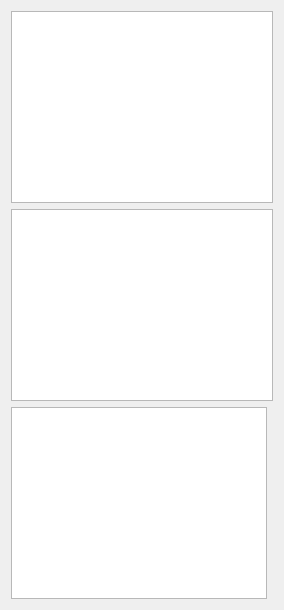
        <widget class="QWidget" name="tab_3">
         <attribute name="title">
          <string>S10 Injector</string>
         </attribute>
         <layout class="QGridLayout" name="gridLayout_5">
          <item row="0" column="0" colspan="2">
           <widget class="PyDMArchiverTimePlot" name="plot_lrtemp">
            <property name="toolTip">
             <string/>
            </property>
            <property name="showXGrid">
             <bool>true</bool>
            </property>
            <property name="yAxes">
             <stringlist>
              <string>{&quot;name&quot;: &quot;Axis 1&quot;, &quot;orientation&quot;: &quot;right&quot;, &quot;label&quot;: &quot;Temperature (F)&quot;, &quot;minRange&quot;: -1.04, &quot;maxRange&quot;: 1.04, &quot;autoRange&quot;: true, &quot;logMode&quot;: false}</string>
              <string>{&quot;name&quot;: &quot;Axis 2&quot;, &quot;orientation&quot;: &quot;left&quot;, &quot;label&quot;: &quot;Humidity (%)&quot;, &quot;minRange&quot;: -1.04, &quot;maxRange&quot;: 1.04, &quot;autoRange&quot;: true, &quot;logMode&quot;: false}</string>
             </stringlist>
            </property>
            <property name="showLegend">
             <bool>true</bool>
            </property>
            <property name="updateMode" stdset="0">
             <enum>PyDMTimePlot::OnValueChange</enum>
            </property>
            <property name="timeSpan">
             <double>3602.451052665710449</double>
            </property>
            <property name="updateInterval">
             <double>5.000000000000000</double>
            </property>
            <property name="curves">
             <stringlist>
              <string>{&quot;useArchiveData&quot;: true, &quot;liveData&quot;: null, &quot;channel&quot;: &quot;DAQ:LR10:TM01:AF01Temp_F&quot;, &quot;plot_style&quot;: null, &quot;name&quot;: &quot;Laser Room&quot;, &quot;color&quot;: &quot;white&quot;, &quot;lineStyle&quot;: 1, &quot;lineWidth&quot;: 0, &quot;symbol&quot;: null, &quot;symbolSize&quot;: 2, &quot;yAxisName&quot;: &quot;Axis 1&quot;, &quot;barWidth&quot;: null, &quot;upperThreshold&quot;: null, &quot;lowerThreshold&quot;: null, &quot;thresholdColor&quot;: &quot;white&quot;}</string>
              <string>{&quot;useArchiveData&quot;: true, &quot;liveData&quot;: null, &quot;channel&quot;: &quot;LASR:LR10:1:OSCILATOR&quot;, &quot;plot_style&quot;: null, &quot;name&quot;: &quot;Odcillator&quot;, &quot;color&quot;: &quot;red&quot;, &quot;lineStyle&quot;: 1, &quot;lineWidth&quot;: 0, &quot;symbol&quot;: null, &quot;symbolSize&quot;: 2, &quot;yAxisName&quot;: &quot;Axis 1&quot;, &quot;barWidth&quot;: null, &quot;upperThreshold&quot;: null, &quot;lowerThreshold&quot;: null, &quot;thresholdColor&quot;: &quot;white&quot;}</string>
              <string>{&quot;useArchiveData&quot;: true, &quot;liveData&quot;: null, &quot;channel&quot;: &quot;HVAC:IN10:1:LSR_HMD&quot;, &quot;plot_style&quot;: null, &quot;name&quot;: &quot;Humidity&quot;, &quot;color&quot;: &quot;dodgerblue&quot;, &quot;lineStyle&quot;: 1, &quot;lineWidth&quot;: 0, &quot;symbol&quot;: null, &quot;symbolSize&quot;: 2, &quot;yAxisName&quot;: &quot;Axis 2&quot;, &quot;barWidth&quot;: null, &quot;upperThreshold&quot;: null, &quot;lowerThreshold&quot;: null, &quot;thresholdColor&quot;: &quot;white&quot;}</string>
             </stringlist>
            </property>
           </widget>
          </item>
          <item row="1" column="0" colspan="2">
           <widget class="PyDMArchiverTimePlot" name="plot_in10temp">
            <property name="toolTip">
             <string/>
            </property>
            <property name="showXGrid">
             <bool>true</bool>
            </property>
            <property name="yAxes">
             <stringlist>
              <string>{&quot;name&quot;: &quot;Axis 1&quot;, &quot;orientation&quot;: &quot;right&quot;, &quot;label&quot;: &quot;Temperature (F)&quot;, &quot;minRange&quot;: -1.04, &quot;maxRange&quot;: 1.04, &quot;autoRange&quot;: true, &quot;logMode&quot;: false}</string>
              <string>{&quot;name&quot;: &quot;Axis 2&quot;, &quot;orientation&quot;: &quot;left&quot;, &quot;label&quot;: &quot;Temperature (F)&quot;, &quot;minRange&quot;: -1.04, &quot;maxRange&quot;: 1.04, &quot;autoRange&quot;: true, &quot;logMode&quot;: false}</string>
             </stringlist>
            </property>
            <property name="showLegend">
             <bool>true</bool>
            </property>
            <property name="updateMode" stdset="0">
             <enum>PyDMTimePlot::OnValueChange</enum>
            </property>
            <property name="timeSpan">
             <double>3603.048006772994995</double>
            </property>
            <property name="updateInterval">
             <double>5.000000000000000</double>
            </property>
            <property name="curves">
             <stringlist>
              <string>{&quot;useArchiveData&quot;: true, &quot;liveData&quot;: null, &quot;channel&quot;: &quot;WATR:IN10:1:RFG_SUP_TMP&quot;, &quot;plot_style&quot;: null, &quot;name&quot;: &quot;Gun  Supply&quot;, &quot;color&quot;: &quot;white&quot;, &quot;lineStyle&quot;: 1, &quot;lineWidth&quot;: 1, &quot;symbol&quot;: null, &quot;symbolSize&quot;: 10, &quot;yAxisName&quot;: &quot;Axis 1&quot;, &quot;barWidth&quot;: null, &quot;upperThreshold&quot;: null, &quot;lowerThreshold&quot;: null, &quot;thresholdColor&quot;: &quot;white&quot;}</string>
              <string>{&quot;useArchiveData&quot;: true, &quot;liveData&quot;: null, &quot;channel&quot;: &quot;GUN:IN10:111:BDYINLETTEMP&quot;, &quot;plot_style&quot;: null, &quot;name&quot;: &quot;Gun Inlet&quot;, &quot;color&quot;: &quot;#0055ff&quot;, &quot;lineStyle&quot;: 1, &quot;lineWidth&quot;: 1, &quot;symbol&quot;: null, &quot;symbolSize&quot;: 10, &quot;yAxisName&quot;: &quot;Axis 1&quot;, &quot;barWidth&quot;: null, &quot;upperThreshold&quot;: null, &quot;lowerThreshold&quot;: null, &quot;thresholdColor&quot;: &quot;white&quot;}</string>
              <string>{&quot;useArchiveData&quot;: true, &quot;liveData&quot;: null, &quot;channel&quot;: &quot;GUN:IN10:111:BDYTEMP1&quot;, &quot;plot_style&quot;: null, &quot;name&quot;: &quot;Gun Body&quot;, &quot;color&quot;: &quot;#aa0000&quot;, &quot;lineStyle&quot;: 1, &quot;lineWidth&quot;: 1, &quot;symbol&quot;: null, &quot;symbolSize&quot;: 10, &quot;yAxisName&quot;: &quot;Axis 1&quot;, &quot;barWidth&quot;: null, &quot;upperThreshold&quot;: null, &quot;lowerThreshold&quot;: null, &quot;thresholdColor&quot;: &quot;white&quot;}</string>
              <string>{&quot;useArchiveData&quot;: true, &quot;liveData&quot;: null, &quot;channel&quot;: &quot;WATR:IN10:1:L0A_SUPP_TMP&quot;, &quot;plot_style&quot;: null, &quot;name&quot;: &quot;L0-A Supply&quot;, &quot;color&quot;: &quot;forestgreen&quot;, &quot;lineStyle&quot;: 1, &quot;lineWidth&quot;: 1, &quot;symbol&quot;: null, &quot;symbolSize&quot;: 10, &quot;yAxisName&quot;: &quot;Axis 1&quot;, &quot;barWidth&quot;: null, &quot;upperThreshold&quot;: null, &quot;lowerThreshold&quot;: null, &quot;thresholdColor&quot;: &quot;white&quot;}</string>
              <string>{&quot;useArchiveData&quot;: true, &quot;liveData&quot;: null, &quot;channel&quot;: &quot;WATR:IN10:1:L0B_SUPP_TMP&quot;, &quot;plot_style&quot;: null, &quot;name&quot;: &quot;L0-B Supply&quot;, &quot;color&quot;: &quot;yellow&quot;, &quot;lineStyle&quot;: 1, &quot;lineWidth&quot;: 1, &quot;symbol&quot;: null, &quot;symbolSize&quot;: 10, &quot;yAxisName&quot;: &quot;Axis 1&quot;, &quot;barWidth&quot;: null, &quot;upperThreshold&quot;: null, &quot;lowerThreshold&quot;: null, &quot;thresholdColor&quot;: &quot;white&quot;}</string>
              <string>{&quot;useArchiveData&quot;: true, &quot;liveData&quot;: null, &quot;channel&quot;: &quot;WATR:IN10:1:TCV_SUPP_TMP&quot;, &quot;plot_style&quot;: null, &quot;name&quot;: &quot;TCAV Supply&quot;, &quot;color&quot;: &quot;magenta&quot;, &quot;lineStyle&quot;: 1, &quot;lineWidth&quot;: 1, &quot;symbol&quot;: null, &quot;symbolSize&quot;: 10, &quot;yAxisName&quot;: &quot;Axis 1&quot;, &quot;barWidth&quot;: null, &quot;upperThreshold&quot;: null, &quot;lowerThreshold&quot;: null, &quot;thresholdColor&quot;: &quot;white&quot;}</string>
             </stringlist>
            </property>
           </widget>
          </item>
          <item row="2" column="0">
           <widget class="PyDMArchiverTimePlot" name="plot_laserE">
            <property name="toolTip">
             <string/>
            </property>
            <property name="showXGrid">
             <bool>true</bool>
            </property>
            <property name="yAxes">
             <stringlist>
              <string>{&quot;name&quot;: &quot;Axis 1&quot;, &quot;orientation&quot;: &quot;right&quot;, &quot;label&quot;: &quot;Laser Energy (deg)&quot;, &quot;minRange&quot;: -1.04, &quot;maxRange&quot;: 1.04, &quot;autoRange&quot;: true, &quot;logMode&quot;: false}</string>
              <string>{&quot;name&quot;: &quot;Axis 2&quot;, &quot;orientation&quot;: &quot;left&quot;, &quot;label&quot;: &quot;UV WP Angle (deg)&quot;, &quot;minRange&quot;: -1.04, &quot;maxRange&quot;: 1.04, &quot;autoRange&quot;: true, &quot;logMode&quot;: false}</string>
             </stringlist>
            </property>
            <property name="showLegend">
             <bool>true</bool>
            </property>
            <property name="updateMode" stdset="0">
             <enum>PyDMTimePlot::OnValueChange</enum>
            </property>
            <property name="timeSpan">
             <double>3603.158877372741699</double>
            </property>
            <property name="updateInterval">
             <double>5.000000000000000</double>
            </property>
            <property name="curves">
             <stringlist>
              <string>{&quot;useArchiveData&quot;: true, &quot;liveData&quot;: null, &quot;channel&quot;: &quot;LASR:LT10:930:PWR&quot;, &quot;plot_style&quot;: null, &quot;name&quot;: &quot;UV energy&quot;, &quot;color&quot;: &quot;#55aaff&quot;, &quot;lineStyle&quot;: 1, &quot;lineWidth&quot;: 1, &quot;symbol&quot;: null, &quot;symbolSize&quot;: 10, &quot;yAxisName&quot;: &quot;Axis 1&quot;, &quot;barWidth&quot;: null, &quot;upperThreshold&quot;: null, &quot;lowerThreshold&quot;: null, &quot;thresholdColor&quot;: &quot;white&quot;}</string>
              <string>{&quot;useArchiveData&quot;: true, &quot;liveData&quot;: null, &quot;channel&quot;: &quot;PMTR:HT10:950:PW&quot;, &quot;plot_style&quot;: null, &quot;name&quot;: &quot;IR energy&quot;, &quot;color&quot;: &quot;#ffaaff&quot;, &quot;lineStyle&quot;: 1, &quot;lineWidth&quot;: 1, &quot;symbol&quot;: null, &quot;symbolSize&quot;: 10, &quot;yAxisName&quot;: &quot;Axis 1&quot;, &quot;barWidth&quot;: null, &quot;upperThreshold&quot;: null, &quot;lowerThreshold&quot;: null, &quot;thresholdColor&quot;: &quot;white&quot;}</string>
              <string>{&quot;useArchiveData&quot;: true, &quot;liveData&quot;: null, &quot;channel&quot;: &quot;WPLT:LT10:150:WP_ANGLE.RBV&quot;, &quot;plot_style&quot;: null, &quot;name&quot;: &quot;UV waveplate&quot;, &quot;color&quot;: &quot;#ffaa00&quot;, &quot;lineStyle&quot;: 1, &quot;lineWidth&quot;: 1, &quot;symbol&quot;: null, &quot;symbolSize&quot;: 10, &quot;yAxisName&quot;: &quot;Axis 2&quot;, &quot;barWidth&quot;: null, &quot;upperThreshold&quot;: null, &quot;lowerThreshold&quot;: null, &quot;thresholdColor&quot;: &quot;white&quot;}</string>
             </stringlist>
            </property>
           </widget>
          </item>
         </layout>
        </widget>
